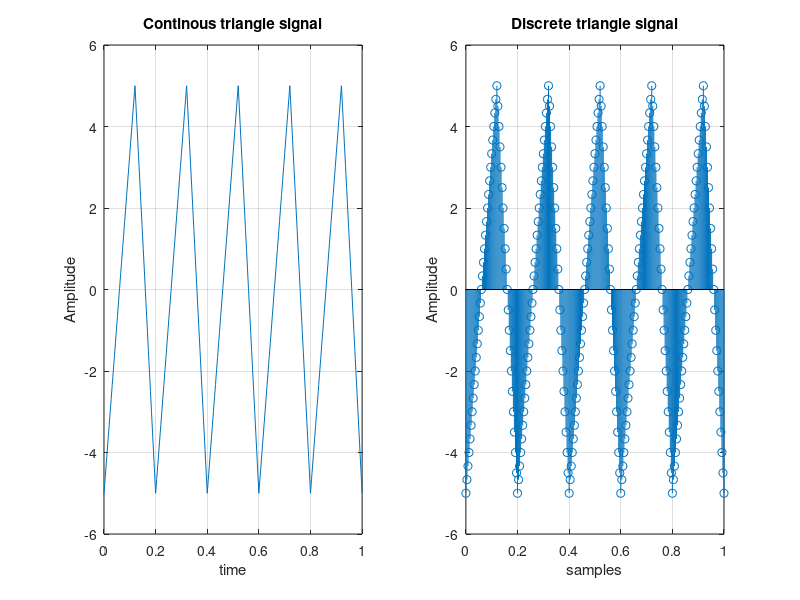

Write the MATLAB code that produced this figure.
clc;
clf;
clear all;
close all;

Am=input('Enter amplitude');
f=input('Enter frequency');
c=input('Enter number of cycles ');
t=0:(1/(50*f)):c/f;


Amplitude=Am*sawtooth(2*pi*f*t,.60);

subplot(1,2,1)
plot(t,Amplitude);
grid on;
xlabel('time');
ylabel('Amplitude');
title('Continous triangle signal');

subplot(1 ,2 ,2);
stem(t,Amplitude);
grid on;
xlabel('samples');
ylabel('Amplitude');
title('Discrete triangle signal');
